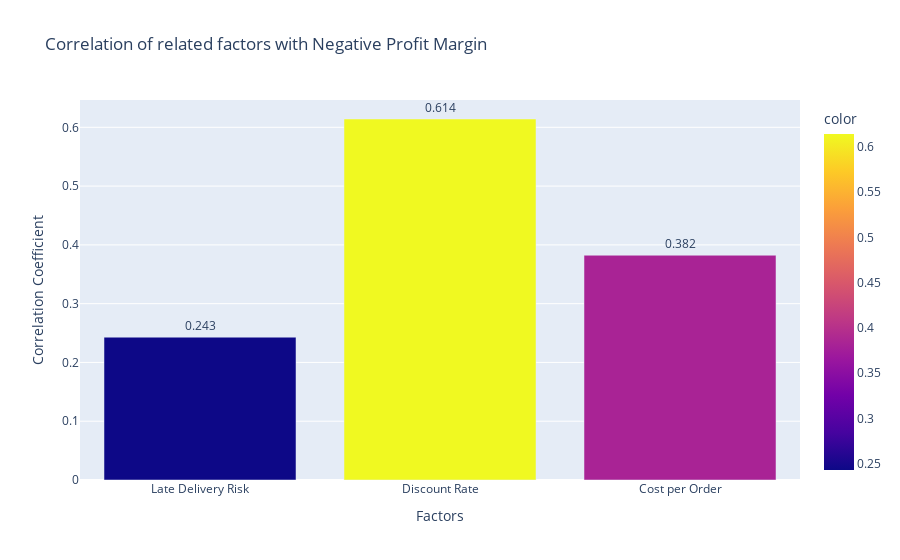

The notebook cell saved with this chart:
### Code cell
measurement = ['Late Delivery Risk', 'Discount Rate', 'Cost per Order']
correlations = [correlation_late_vs_profit, correlation_discount_vs_profit, correlation_cost_vs_profit]
fig = px.bar(x=measurement, y=correlations, color=correlations,
            labels={'x': 'Factors', 'y': 'Correlation Coefficient'}, 
            title='Correlation of related factors with Negative Profit Margin')
fig.update_traces(text=[f"{x:.3f}" for x in correlations], 
                  textposition='outside')
fig.show()

### Figure 1 — Plotly figure (JSON) as saved in the notebook; plotly's stock layout.template omitted (floating-point values rounded to 4 significant figures)
{"data": [{"alignmentgroup": "True", "hovertemplate": "Factors=%{x}<br>Correlation Coefficient=%{y}<br>color=%{marker.color}<extra></extra>", "legendgroup": "", "marker": {"color": [0.243, 0.6141, 0.3824], "coloraxis": "coloraxis", "pattern": {"shape": ""}}, "name": "", "offsetgroup": "", "orientation": "v", "showlegend": false, "text": ["0.243", "0.614", "0.382"], "textposition": "outside", "type": "bar", "x": ["Late Delivery Risk", "Discount Rate", "Cost per Order"], "xaxis": "x", "y": [0.243, 0.6141, 0.3824], "yaxis": "y"}], "layout": {"barmode": "relative", "coloraxis": {"colorbar": {"title": {"text": "color"}}, "colorscale": [[0, "#0d0887"], [0.1111, "#46039f"], [0.2222, "#7201a8"], [0.3333, "#9c179e"], [0.4444, "#bd3786"], [0.5556, "#d8576b"], [0.6667, "#ed7953"], [0.7778, "#fb9f3a"], [0.8889, "#fdca26"], [1, "#f0f921"]]}, "legend": {"tracegroupgap": 0}, "title": {"text": "Correlation of related factors with Negative Profit Margin"}, "xaxis": {"anchor": "y", "domain": [0, 1], "title": {"text": "Factors"}}, "yaxis": {"anchor": "x", "domain": [0, 1], "title": {"text": "Correlation Coefficient"}}}}
